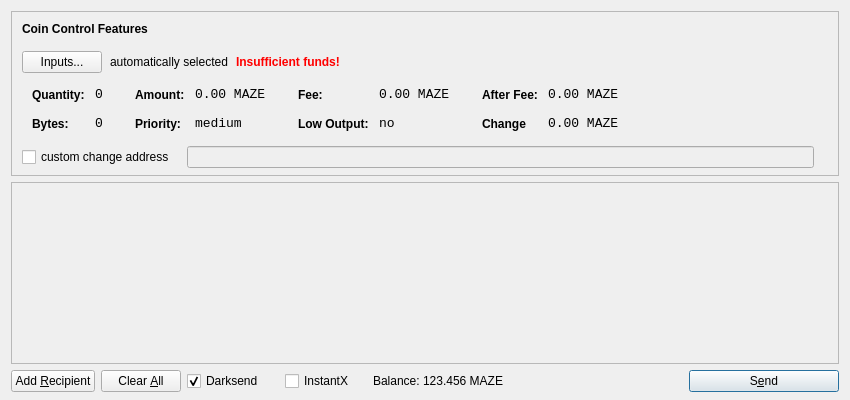
<?xml version="1.0" encoding="UTF-8"?>
<ui version="4.0">
 <class>SendCoinsDialog</class>
 <widget class="QDialog" name="SendCoinsDialog">
  <property name="geometry">
   <rect>
    <x>0</x>
    <y>0</y>
    <width>850</width>
    <height>400</height>
   </rect>
  </property>
  <property name="windowTitle">
   <string>Send Coins</string>
  </property>
  <layout class="QVBoxLayout" name="verticalLayout" stretch="0,1,0">
   <property name="bottomMargin">
    <number>8</number>
   </property>
   <item>
    <widget class="QFrame" name="frameCoinControl">
     <property name="sizePolicy">
      <sizepolicy hsizetype="Expanding" vsizetype="Expanding">
       <horstretch>0</horstretch>
       <verstretch>0</verstretch>
      </sizepolicy>
     </property>
     <property name="maximumSize">
      <size>
       <width>16777215</width>
       <height>16777215</height>
      </size>
     </property>
     <property name="frameShape">
      <enum>QFrame::StyledPanel</enum>
     </property>
     <property name="frameShadow">
      <enum>QFrame::Sunken</enum>
     </property>
     <layout class="QVBoxLayout" name="verticalLayoutCoinControl2">
      <property name="spacing">
       <number>-1</number>
      </property>
      <property name="leftMargin">
       <number>0</number>
      </property>
      <property name="topMargin">
       <number>0</number>
      </property>
      <property name="rightMargin">
       <number>0</number>
      </property>
      <property name="bottomMargin">
       <number>6</number>
      </property>
      <item>
       <layout class="QVBoxLayout" name="verticalLayoutCoinControl" stretch="0,0,0,0,1">
        <property name="spacing">
         <number>0</number>
        </property>
        <property name="leftMargin">
         <number>10</number>
        </property>
        <property name="topMargin">
         <number>10</number>
        </property>
        <item>
         <layout class="QHBoxLayout" name="horizontalLayoutCoinControl1">
          <property name="bottomMargin">
           <number>15</number>
          </property>
          <item>
           <widget class="QLabel" name="labelCoinControlFeatures">
            <property name="sizePolicy">
             <sizepolicy hsizetype="Preferred" vsizetype="Maximum">
              <horstretch>0</horstretch>
              <verstretch>0</verstretch>
             </sizepolicy>
            </property>
            <property name="font">
             <font>
              <weight>75</weight>
              <bold>true</bold>
             </font>
            </property>
            <property name="styleSheet">
             <string notr="true">font-weight:bold;</string>
            </property>
            <property name="text">
             <string>Coin Control Features</string>
            </property>
           </widget>
          </item>
         </layout>
        </item>
        <item>
         <layout class="QHBoxLayout" name="horizontalLayoutCoinControl2" stretch="0,0,0,0">
          <property name="spacing">
           <number>8</number>
          </property>
          <property name="bottomMargin">
           <number>10</number>
          </property>
          <item>
           <widget class="QPushButton" name="pushButtonCoinControl">
            <property name="styleSheet">
             <string notr="true"/>
            </property>
            <property name="text">
             <string>Inputs...</string>
            </property>
           </widget>
          </item>
          <item>
           <widget class="QLabel" name="labelCoinControlAutomaticallySelected">
            <property name="text">
             <string>automatically selected</string>
            </property>
            <property name="margin">
             <number>5</number>
            </property>
           </widget>
          </item>
          <item>
           <widget class="QLabel" name="labelCoinControlInsuffFunds">
            <property name="font">
             <font>
              <weight>75</weight>
              <bold>true</bold>
             </font>
            </property>
            <property name="styleSheet">
             <string notr="true">color:red;font-weight:bold;</string>
            </property>
            <property name="text">
             <string>Insufficient funds!</string>
            </property>
            <property name="margin">
             <number>5</number>
            </property>
           </widget>
          </item>
          <item>
           <spacer name="horizontalSpacerCoinControl">
            <property name="orientation">
             <enum>Qt::Horizontal</enum>
            </property>
            <property name="sizeHint" stdset="0">
             <size>
              <width>40</width>
              <height>1</height>
             </size>
            </property>
           </spacer>
          </item>
         </layout>
        </item>
        <item>
         <widget class="QWidget" name="widgetCoinControl" native="true">
          <property name="sizePolicy">
           <sizepolicy hsizetype="Preferred" vsizetype="Preferred">
            <horstretch>0</horstretch>
            <verstretch>0</verstretch>
           </sizepolicy>
          </property>
          <property name="minimumSize">
           <size>
            <width>0</width>
            <height>0</height>
           </size>
          </property>
          <property name="styleSheet">
           <string notr="true"/>
          </property>
          <layout class="QHBoxLayout" name="horizontalLayoutCoinControl5">
           <property name="margin">
            <number>0</number>
           </property>
           <item>
            <layout class="QHBoxLayout" name="horizontalLayoutCoinControl3" stretch="0,0,0,1">
             <property name="spacing">
              <number>20</number>
             </property>
             <property name="topMargin">
              <number>0</number>
             </property>
             <property name="bottomMargin">
              <number>10</number>
             </property>
             <item>
              <layout class="QFormLayout" name="formLayoutCoinControl1">
               <property name="horizontalSpacing">
                <number>10</number>
               </property>
               <property name="verticalSpacing">
                <number>14</number>
               </property>
               <property name="leftMargin">
                <number>10</number>
               </property>
               <property name="topMargin">
                <number>4</number>
               </property>
               <property name="rightMargin">
                <number>6</number>
               </property>
               <item row="0" column="0">
                <widget class="QLabel" name="labelCoinControlQuantityText">
                 <property name="styleSheet">
                  <string notr="true">font-weight:bold;</string>
                 </property>
                 <property name="text">
                  <string>Quantity:</string>
                 </property>
                 <property name="margin">
                  <number>0</number>
                 </property>
                </widget>
               </item>
               <item row="0" column="1">
                <widget class="QLabel" name="labelCoinControlQuantity">
                 <property name="font">
                  <font>
                   <family>Monospace</family>
                   <pointsize>10</pointsize>
                  </font>
                 </property>
                 <property name="cursor">
                  <cursorShape>IBeamCursor</cursorShape>
                 </property>
                 <property name="contextMenuPolicy">
                  <enum>Qt::ActionsContextMenu</enum>
                 </property>
                 <property name="text">
                  <string>0</string>
                 </property>
                 <property name="margin">
                  <number>0</number>
                 </property>
                 <property name="textInteractionFlags">
                  <set>Qt::LinksAccessibleByMouse|Qt::TextSelectableByKeyboard|Qt::TextSelectableByMouse</set>
                 </property>
                </widget>
               </item>
               <item row="1" column="0">
                <widget class="QLabel" name="labelCoinControlBytesText">
                 <property name="styleSheet">
                  <string notr="true">font-weight:bold;</string>
                 </property>
                 <property name="text">
                  <string>Bytes:</string>
                 </property>
                </widget>
               </item>
               <item row="1" column="1">
                <widget class="QLabel" name="labelCoinControlBytes">
                 <property name="font">
                  <font>
                   <family>Monospace</family>
                   <pointsize>10</pointsize>
                  </font>
                 </property>
                 <property name="cursor">
                  <cursorShape>IBeamCursor</cursorShape>
                 </property>
                 <property name="contextMenuPolicy">
                  <enum>Qt::ActionsContextMenu</enum>
                 </property>
                 <property name="text">
                  <string>0</string>
                 </property>
                 <property name="textInteractionFlags">
                  <set>Qt::LinksAccessibleByMouse|Qt::TextSelectableByKeyboard|Qt::TextSelectableByMouse</set>
                 </property>
                </widget>
               </item>
              </layout>
             </item>
             <item>
              <layout class="QFormLayout" name="formLayoutCoinControl2">
               <property name="horizontalSpacing">
                <number>10</number>
               </property>
               <property name="verticalSpacing">
                <number>14</number>
               </property>
               <property name="leftMargin">
                <number>6</number>
               </property>
               <property name="topMargin">
                <number>4</number>
               </property>
               <property name="rightMargin">
                <number>6</number>
               </property>
               <item row="0" column="0">
                <widget class="QLabel" name="labelCoinControlAmountText">
                 <property name="styleSheet">
                  <string notr="true">font-weight:bold;</string>
                 </property>
                 <property name="text">
                  <string>Amount:</string>
                 </property>
                 <property name="margin">
                  <number>0</number>
                 </property>
                </widget>
               </item>
               <item row="0" column="1">
                <widget class="QLabel" name="labelCoinControlAmount">
                 <property name="font">
                  <font>
                   <family>Monospace</family>
                   <pointsize>10</pointsize>
                  </font>
                 </property>
                 <property name="cursor">
                  <cursorShape>IBeamCursor</cursorShape>
                 </property>
                 <property name="contextMenuPolicy">
                  <enum>Qt::ActionsContextMenu</enum>
                 </property>
                 <property name="text">
                  <string>0.00 MAZE</string>
                 </property>
                 <property name="textInteractionFlags">
                  <set>Qt::LinksAccessibleByMouse|Qt::TextSelectableByKeyboard|Qt::TextSelectableByMouse</set>
                 </property>
                </widget>
               </item>
               <item row="1" column="0">
                <widget class="QLabel" name="labelCoinControlPriorityText">
                 <property name="styleSheet">
                  <string notr="true">font-weight:bold;</string>
                 </property>
                 <property name="text">
                  <string>Priority:</string>
                 </property>
                </widget>
               </item>
               <item row="1" column="1">
                <widget class="QLabel" name="labelCoinControlPriority">
                 <property name="font">
                  <font>
                   <family>Monospace</family>
                   <pointsize>10</pointsize>
                  </font>
                 </property>
                 <property name="cursor">
                  <cursorShape>IBeamCursor</cursorShape>
                 </property>
                 <property name="contextMenuPolicy">
                  <enum>Qt::ActionsContextMenu</enum>
                 </property>
                 <property name="text">
                  <string>medium</string>
                 </property>
                 <property name="textInteractionFlags">
                  <set>Qt::LinksAccessibleByMouse|Qt::TextSelectableByKeyboard|Qt::TextSelectableByMouse</set>
                 </property>
                </widget>
               </item>
              </layout>
             </item>
             <item>
              <layout class="QFormLayout" name="formLayoutCoinControl3">
               <property name="horizontalSpacing">
                <number>10</number>
               </property>
               <property name="verticalSpacing">
                <number>14</number>
               </property>
               <property name="leftMargin">
                <number>6</number>
               </property>
               <property name="topMargin">
                <number>4</number>
               </property>
               <property name="rightMargin">
                <number>6</number>
               </property>
               <item row="0" column="0">
                <widget class="QLabel" name="labelCoinControlFeeText">
                 <property name="styleSheet">
                  <string notr="true">font-weight:bold;</string>
                 </property>
                 <property name="text">
                  <string>Fee:</string>
                 </property>
                 <property name="margin">
                  <number>0</number>
                 </property>
                </widget>
               </item>
               <item row="0" column="1">
                <widget class="QLabel" name="labelCoinControlFee">
                 <property name="font">
                  <font>
                   <family>Monospace</family>
                   <pointsize>10</pointsize>
                  </font>
                 </property>
                 <property name="cursor">
                  <cursorShape>IBeamCursor</cursorShape>
                 </property>
                 <property name="contextMenuPolicy">
                  <enum>Qt::ActionsContextMenu</enum>
                 </property>
                 <property name="text">
                  <string>0.00 MAZE</string>
                 </property>
                 <property name="textInteractionFlags">
                  <set>Qt::LinksAccessibleByMouse|Qt::TextSelectableByKeyboard|Qt::TextSelectableByMouse</set>
                 </property>
                </widget>
               </item>
               <item row="1" column="0">
                <widget class="QLabel" name="labelCoinControlLowOutputText">
                 <property name="styleSheet">
                  <string notr="true">font-weight:bold;</string>
                 </property>
                 <property name="text">
                  <string>Low Output:</string>
                 </property>
                </widget>
               </item>
               <item row="1" column="1">
                <widget class="QLabel" name="labelCoinControlLowOutput">
                 <property name="font">
                  <font>
                   <family>Monospace</family>
                   <pointsize>10</pointsize>
                  </font>
                 </property>
                 <property name="cursor">
                  <cursorShape>IBeamCursor</cursorShape>
                 </property>
                 <property name="contextMenuPolicy">
                  <enum>Qt::ActionsContextMenu</enum>
                 </property>
                 <property name="text">
                  <string>no</string>
                 </property>
                 <property name="textInteractionFlags">
                  <set>Qt::LinksAccessibleByMouse|Qt::TextSelectableByKeyboard|Qt::TextSelectableByMouse</set>
                 </property>
                </widget>
               </item>
              </layout>
             </item>
             <item>
              <layout class="QFormLayout" name="formLayoutCoinControl4">
               <property name="horizontalSpacing">
                <number>10</number>
               </property>
               <property name="verticalSpacing">
                <number>14</number>
               </property>
               <property name="leftMargin">
                <number>6</number>
               </property>
               <property name="topMargin">
                <number>4</number>
               </property>
               <property name="rightMargin">
                <number>6</number>
               </property>
               <item row="0" column="0">
                <widget class="QLabel" name="labelCoinControlAfterFeeText">
                 <property name="styleSheet">
                  <string notr="true">font-weight:bold;</string>
                 </property>
                 <property name="text">
                  <string>After Fee:</string>
                 </property>
                 <property name="margin">
                  <number>0</number>
                 </property>
                </widget>
               </item>
               <item row="0" column="1">
                <widget class="QLabel" name="labelCoinControlAfterFee">
                 <property name="font">
                  <font>
                   <family>Monospace</family>
                   <pointsize>10</pointsize>
                  </font>
                 </property>
                 <property name="cursor">
                  <cursorShape>IBeamCursor</cursorShape>
                 </property>
                 <property name="contextMenuPolicy">
                  <enum>Qt::ActionsContextMenu</enum>
                 </property>
                 <property name="text">
                  <string>0.00 MAZE</string>
                 </property>
                 <property name="textInteractionFlags">
                  <set>Qt::LinksAccessibleByMouse|Qt::TextSelectableByKeyboard|Qt::TextSelectableByMouse</set>
                 </property>
                </widget>
               </item>
               <item row="1" column="0">
                <widget class="QLabel" name="labelCoinControlChangeText">
                 <property name="styleSheet">
                  <string notr="true">font-weight:bold;</string>
                 </property>
                 <property name="text">
                  <string>Change</string>
                 </property>
                </widget>
               </item>
               <item row="1" column="1">
                <widget class="QLabel" name="labelCoinControlChange">
                 <property name="font">
                  <font>
                   <family>Monospace</family>
                   <pointsize>10</pointsize>
                  </font>
                 </property>
                 <property name="cursor">
                  <cursorShape>IBeamCursor</cursorShape>
                 </property>
                 <property name="contextMenuPolicy">
                  <enum>Qt::ActionsContextMenu</enum>
                 </property>
                 <property name="text">
                  <string>0.00 MAZE</string>
                 </property>
                 <property name="textInteractionFlags">
                  <set>Qt::LinksAccessibleByMouse|Qt::TextSelectableByKeyboard|Qt::TextSelectableByMouse</set>
                 </property>
                </widget>
               </item>
              </layout>
             </item>
            </layout>
           </item>
          </layout>
         </widget>
        </item>
        <item>
         <layout class="QHBoxLayout" name="horizontalLayoutCoinControl4" stretch="0,0,0">
          <property name="spacing">
           <number>12</number>
          </property>
          <property name="sizeConstraint">
           <enum>QLayout::SetDefaultConstraint</enum>
          </property>
          <property name="topMargin">
           <number>5</number>
          </property>
          <property name="rightMargin">
           <number>5</number>
          </property>
          <item>
           <widget class="QCheckBox" name="checkBoxCoinControlChange">
            <property name="text">
             <string>custom change address</string>
            </property>
           </widget>
          </item>
          <item>
           <widget class="QLineEdit" name="lineEditCoinControlChange">
            <property name="enabled">
             <bool>false</bool>
            </property>
            <property name="sizePolicy">
             <sizepolicy hsizetype="Expanding" vsizetype="Fixed">
              <horstretch>0</horstretch>
              <verstretch>0</verstretch>
             </sizepolicy>
            </property>
           </widget>
          </item>
          <item>
           <widget class="QLabel" name="labelCoinControlChangeLabel">
            <property name="sizePolicy">
             <sizepolicy hsizetype="Preferred" vsizetype="Expanding">
              <horstretch>0</horstretch>
              <verstretch>0</verstretch>
             </sizepolicy>
            </property>
            <property name="minimumSize">
             <size>
              <width>0</width>
              <height>0</height>
             </size>
            </property>
            <property name="text">
             <string/>
            </property>
            <property name="margin">
             <number>3</number>
            </property>
           </widget>
          </item>
         </layout>
        </item>
        <item>
         <spacer name="verticalSpacerCoinControl">
          <property name="orientation">
           <enum>Qt::Vertical</enum>
          </property>
          <property name="sizeHint" stdset="0">
           <size>
            <width>800</width>
            <height>1</height>
           </size>
          </property>
         </spacer>
        </item>
       </layout>
      </item>
     </layout>
    </widget>
   </item>
   <item>
    <widget class="QScrollArea" name="scrollArea">
     <property name="widgetResizable">
      <bool>true</bool>
     </property>
     <widget class="QWidget" name="scrollAreaWidgetContents">
      <property name="geometry">
       <rect>
        <x>0</x>
        <y>0</y>
        <width>830</width>
        <height>165</height>
       </rect>
      </property>
      <layout class="QVBoxLayout" name="verticalLayout_2">
       <property name="margin">
        <number>0</number>
       </property>
       <item>
        <layout class="QVBoxLayout" name="entries">
         <property name="spacing">
          <number>6</number>
         </property>
        </layout>
       </item>
       <item>
        <spacer name="verticalSpacer">
         <property name="orientation">
          <enum>Qt::Vertical</enum>
         </property>
         <property name="sizeHint" stdset="0">
          <size>
           <width>20</width>
           <height>40</height>
          </size>
         </property>
        </spacer>
       </item>
      </layout>
     </widget>
    </widget>
   </item>
   <item>
    <layout class="QHBoxLayout" name="horizontalLayout">
     <item>
      <widget class="QPushButton" name="addButton">
       <property name="toolTip">
        <string>Send to multiple recipients at once</string>
       </property>
       <property name="text">
        <string>Add &amp;Recipient</string>
       </property>
       <property name="autoDefault">
        <bool>false</bool>
       </property>
      </widget>
     </item>
     <item>
      <widget class="QPushButton" name="clearButton">
       <property name="sizePolicy">
        <sizepolicy hsizetype="Minimum" vsizetype="Fixed">
         <horstretch>0</horstretch>
         <verstretch>0</verstretch>
        </sizepolicy>
       </property>
       <property name="toolTip">
        <string>Remove all transaction fields</string>
       </property>
       <property name="text">
        <string>Clear &amp;All</string>
       </property>
       <property name="autoRepeatDelay">
        <number>300</number>
       </property>
       <property name="autoDefault">
        <bool>false</bool>
       </property>
      </widget>
     </item>
     <item>
      <layout class="QHBoxLayout" name="horizontalLayout_2">
       <property name="spacing">
        <number>3</number>
       </property>
        <item>
        <widget class="QCheckBox" name="checkUseDarksend">
         <property name="minimumSize">
          <size>
           <width>95</width>
           <height>0</height>
          </size>
         </property>
         <property name="text">
          <string>Darksend</string>
         </property>
         <property name="checked">
          <bool>true</bool>
         </property>
        </widget>
       </item>
       <item>
        <widget class="QCheckBox" name="checkInstantX">
         <property name="enabled">
          <bool>true</bool>
         </property>
         <property name="minimumSize">
          <size>
           <width>85</width>
           <height>0</height>
          </size>
         </property>
         <property name="text">
          <string>InstantX</string>
         </property>
        </widget>
       </item>
       <item>
        <widget class="QLabel" name="label">
         <property name="sizePolicy">
          <sizepolicy hsizetype="Preferred" vsizetype="Fixed">
           <horstretch>0</horstretch>
           <verstretch>0</verstretch>
          </sizepolicy>
         </property>
         <property name="text">
          <string>Balance:</string>
         </property>
        </widget>
       </item>
       <item>
        <widget class="QLabel" name="labelBalance">
         <property name="sizePolicy">
          <sizepolicy hsizetype="Preferred" vsizetype="Fixed">
           <horstretch>0</horstretch>
           <verstretch>0</verstretch>
          </sizepolicy>
         </property>
         <property name="cursor">
          <cursorShape>IBeamCursor</cursorShape>
         </property>
         <property name="text">
          <string>123.456 MAZE</string>
         </property>
         <property name="textInteractionFlags">
          <set>Qt::LinksAccessibleByMouse|Qt::TextSelectableByKeyboard|Qt::TextSelectableByMouse</set>
         </property>
        </widget>
       </item>
      </layout>
     </item>
     <item>
      <spacer name="horizontalSpacer">
       <property name="orientation">
        <enum>Qt::Horizontal</enum>
       </property>
       <property name="sizeHint" stdset="0">
        <size>
         <width>40</width>
         <height>20</height>
        </size>
       </property>
      </spacer>
     </item>
     <item>
      <widget class="QPushButton" name="sendButton">
       <property name="minimumSize">
        <size>
         <width>150</width>
         <height>0</height>
        </size>
       </property>
       <property name="toolTip">
        <string>Confirm the send action</string>
       </property>
       <property name="text">
        <string>S&amp;end</string>
       </property>
       <property name="icon">
        <iconset resource="../bitcoin.qrc">
         <normaloff>:/icons/send</normaloff>:/icons/send</iconset>
       </property>
       <property name="default">
        <bool>true</bool>
       </property>
      </widget>
     </item>
    </layout>
   </item>
  </layout>
 </widget>
 <resources>
  <include location="../bitcoin.qrc"/>
 </resources>
 <connections/>
</ui>
